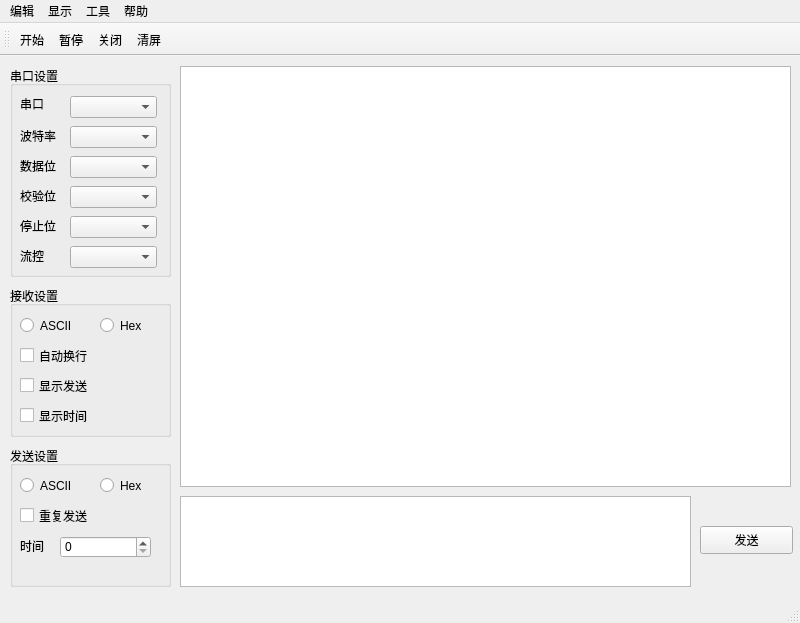
<?xml version="1.0" encoding="UTF-8"?>
<ui version="4.0">
 <class>MainWindow</class>
 <widget class="QMainWindow" name="MainWindow">
  <property name="geometry">
   <rect>
    <x>0</x>
    <y>0</y>
    <width>800</width>
    <height>623</height>
   </rect>
  </property>
  <property name="windowTitle">
   <string>MainWindow</string>
  </property>
  <widget class="QWidget" name="centralwidget">
   <widget class="QPushButton" name="pushButton">
    <property name="geometry">
     <rect>
      <x>700</x>
      <y>470</y>
      <width>93</width>
      <height>28</height>
     </rect>
    </property>
    <property name="text">
     <string>发送</string>
    </property>
   </widget>
   <widget class="QGroupBox" name="groupBox">
    <property name="geometry">
     <rect>
      <x>10</x>
      <y>10</y>
      <width>161</width>
      <height>211</height>
     </rect>
    </property>
    <property name="title">
     <string>串口设置</string>
    </property>
    <widget class="QLabel" name="label">
     <property name="geometry">
      <rect>
       <x>10</x>
       <y>30</y>
       <width>41</width>
       <height>16</height>
      </rect>
     </property>
     <property name="text">
      <string>串口</string>
     </property>
    </widget>
    <widget class="QComboBox" name="comboBox">
     <property name="geometry">
      <rect>
       <x>60</x>
       <y>30</y>
       <width>87</width>
       <height>22</height>
      </rect>
     </property>
    </widget>
    <widget class="QLabel" name="label_2">
     <property name="geometry">
      <rect>
       <x>10</x>
       <y>60</y>
       <width>51</width>
       <height>20</height>
      </rect>
     </property>
     <property name="text">
      <string>波特率</string>
     </property>
    </widget>
    <widget class="QComboBox" name="comboBox_2">
     <property name="geometry">
      <rect>
       <x>60</x>
       <y>60</y>
       <width>87</width>
       <height>22</height>
      </rect>
     </property>
    </widget>
    <widget class="QComboBox" name="comboBox_3">
     <property name="geometry">
      <rect>
       <x>60</x>
       <y>90</y>
       <width>87</width>
       <height>22</height>
      </rect>
     </property>
    </widget>
    <widget class="QLabel" name="label_3">
     <property name="geometry">
      <rect>
       <x>10</x>
       <y>90</y>
       <width>51</width>
       <height>20</height>
      </rect>
     </property>
     <property name="text">
      <string>数据位</string>
     </property>
    </widget>
    <widget class="QComboBox" name="comboBox_4">
     <property name="geometry">
      <rect>
       <x>60</x>
       <y>120</y>
       <width>87</width>
       <height>22</height>
      </rect>
     </property>
    </widget>
    <widget class="QLabel" name="label_4">
     <property name="geometry">
      <rect>
       <x>10</x>
       <y>120</y>
       <width>51</width>
       <height>20</height>
      </rect>
     </property>
     <property name="text">
      <string>校验位</string>
     </property>
    </widget>
    <widget class="QComboBox" name="comboBox_5">
     <property name="geometry">
      <rect>
       <x>60</x>
       <y>150</y>
       <width>87</width>
       <height>22</height>
      </rect>
     </property>
    </widget>
    <widget class="QLabel" name="label_5">
     <property name="geometry">
      <rect>
       <x>10</x>
       <y>150</y>
       <width>51</width>
       <height>20</height>
      </rect>
     </property>
     <property name="text">
      <string>停止位</string>
     </property>
    </widget>
    <widget class="QComboBox" name="comboBox_6">
     <property name="geometry">
      <rect>
       <x>60</x>
       <y>180</y>
       <width>87</width>
       <height>22</height>
      </rect>
     </property>
    </widget>
    <widget class="QLabel" name="label_6">
     <property name="geometry">
      <rect>
       <x>10</x>
       <y>180</y>
       <width>51</width>
       <height>20</height>
      </rect>
     </property>
     <property name="text">
      <string>流控</string>
     </property>
    </widget>
   </widget>
   <widget class="QGroupBox" name="groupBox_2">
    <property name="geometry">
     <rect>
      <x>10</x>
      <y>230</y>
      <width>161</width>
      <height>151</height>
     </rect>
    </property>
    <property name="title">
     <string>接收设置</string>
    </property>
    <widget class="QRadioButton" name="radioButton">
     <property name="geometry">
      <rect>
       <x>10</x>
       <y>30</y>
       <width>61</width>
       <height>19</height>
      </rect>
     </property>
     <property name="text">
      <string>ASCII</string>
     </property>
    </widget>
    <widget class="QRadioButton" name="radioButton_2">
     <property name="geometry">
      <rect>
       <x>90</x>
       <y>30</y>
       <width>61</width>
       <height>19</height>
      </rect>
     </property>
     <property name="text">
      <string>Hex</string>
     </property>
    </widget>
    <widget class="QCheckBox" name="checkBox">
     <property name="geometry">
      <rect>
       <x>10</x>
       <y>60</y>
       <width>91</width>
       <height>19</height>
      </rect>
     </property>
     <property name="text">
      <string>自动换行</string>
     </property>
    </widget>
    <widget class="QCheckBox" name="checkBox_2">
     <property name="geometry">
      <rect>
       <x>10</x>
       <y>90</y>
       <width>91</width>
       <height>19</height>
      </rect>
     </property>
     <property name="text">
      <string>显示发送</string>
     </property>
    </widget>
    <widget class="QCheckBox" name="checkBox_3">
     <property name="geometry">
      <rect>
       <x>10</x>
       <y>120</y>
       <width>91</width>
       <height>19</height>
      </rect>
     </property>
     <property name="text">
      <string>显示时间</string>
     </property>
    </widget>
   </widget>
   <widget class="QGroupBox" name="groupBox_3">
    <property name="geometry">
     <rect>
      <x>10</x>
      <y>390</y>
      <width>161</width>
      <height>141</height>
     </rect>
    </property>
    <property name="title">
     <string>发送设置</string>
    </property>
    <widget class="QRadioButton" name="radioButton_3">
     <property name="geometry">
      <rect>
       <x>90</x>
       <y>30</y>
       <width>61</width>
       <height>19</height>
      </rect>
     </property>
     <property name="text">
      <string>Hex</string>
     </property>
    </widget>
    <widget class="QRadioButton" name="radioButton_4">
     <property name="geometry">
      <rect>
       <x>10</x>
       <y>30</y>
       <width>61</width>
       <height>19</height>
      </rect>
     </property>
     <property name="text">
      <string>ASCII</string>
     </property>
    </widget>
    <widget class="QCheckBox" name="checkBox_4">
     <property name="geometry">
      <rect>
       <x>10</x>
       <y>60</y>
       <width>91</width>
       <height>19</height>
      </rect>
     </property>
     <property name="text">
      <string>重复发送</string>
     </property>
    </widget>
    <widget class="QLabel" name="label_7">
     <property name="geometry">
      <rect>
       <x>10</x>
       <y>90</y>
       <width>51</width>
       <height>20</height>
      </rect>
     </property>
     <property name="text">
      <string>时间</string>
     </property>
    </widget>
    <widget class="QSpinBox" name="spinBox">
     <property name="geometry">
      <rect>
       <x>50</x>
       <y>90</y>
       <width>91</width>
       <height>22</height>
      </rect>
     </property>
    </widget>
   </widget>
   <widget class="QTextBrowser" name="textBrowser">
    <property name="geometry">
     <rect>
      <x>180</x>
      <y>10</y>
      <width>611</width>
      <height>421</height>
     </rect>
    </property>
   </widget>
   <widget class="QTextBrowser" name="textBrowser_2">
    <property name="geometry">
     <rect>
      <x>180</x>
      <y>440</y>
      <width>511</width>
      <height>91</height>
     </rect>
    </property>
   </widget>
  </widget>
  <widget class="QMenuBar" name="menubar">
   <property name="geometry">
    <rect>
     <x>0</x>
     <y>0</y>
     <width>800</width>
     <height>26</height>
    </rect>
   </property>
   <widget class="QMenu" name="menu">
    <property name="title">
     <string>编辑</string>
    </property>
    <addaction name="action_start"/>
    <addaction name="action_pause"/>
    <addaction name="action_exit"/>
    <addaction name="action_clear"/>
   </widget>
   <widget class="QMenu" name="menu_2">
    <property name="title">
     <string>显示</string>
    </property>
    <addaction name="action_font"/>
    <addaction name="action_background"/>
   </widget>
   <widget class="QMenu" name="menu_3">
    <property name="title">
     <string>工具</string>
    </property>
    <addaction name="action_ascii"/>
    <addaction name="action_crc"/>
   </widget>
   <widget class="QMenu" name="menu_4">
    <property name="title">
     <string>帮助</string>
    </property>
    <addaction name="action_about"/>
   </widget>
   <addaction name="menu"/>
   <addaction name="menu_2"/>
   <addaction name="menu_3"/>
   <addaction name="menu_4"/>
  </widget>
  <widget class="QStatusBar" name="statusbar"/>
  <widget class="QToolBar" name="toolBar">
   <property name="windowTitle">
    <string>toolBar</string>
   </property>
   <attribute name="toolBarArea">
    <enum>TopToolBarArea</enum>
   </attribute>
   <attribute name="toolBarBreak">
    <bool>false</bool>
   </attribute>
   <addaction name="action_start"/>
   <addaction name="action_pause"/>
   <addaction name="action_exit"/>
   <addaction name="action_clear"/>
  </widget>
  <action name="action_background">
   <property name="text">
    <string>背景颜色</string>
   </property>
  </action>
  <action name="action_ascii">
   <property name="text">
    <string>ASCII</string>
   </property>
  </action>
  <action name="action_crc">
   <property name="text">
    <string>CRC</string>
   </property>
  </action>
  <action name="action_about">
   <property name="text">
    <string>关于</string>
   </property>
  </action>
  <action name="action_start">
   <property name="icon">
    <iconset>
     <normaloff>image/start.ico</normaloff>image/start.ico</iconset>
   </property>
   <property name="text">
    <string>开始</string>
   </property>
  </action>
  <action name="action_pause">
   <property name="icon">
    <iconset>
     <normaloff>image/pause.ico</normaloff>image/pause.ico</iconset>
   </property>
   <property name="text">
    <string>暂停</string>
   </property>
  </action>
  <action name="action_exit">
   <property name="icon">
    <iconset>
     <normaloff>image/stop.ico</normaloff>image/stop.ico</iconset>
   </property>
   <property name="text">
    <string>关闭</string>
   </property>
  </action>
  <action name="action_clear">
   <property name="icon">
    <iconset>
     <normaloff>image/editclear.png</normaloff>image/editclear.png</iconset>
   </property>
   <property name="text">
    <string>清屏</string>
   </property>
  </action>
  <action name="action_font">
   <property name="text">
    <string>字体</string>
   </property>
  </action>
 </widget>
 <resources/>
 <connections/>
</ui>
